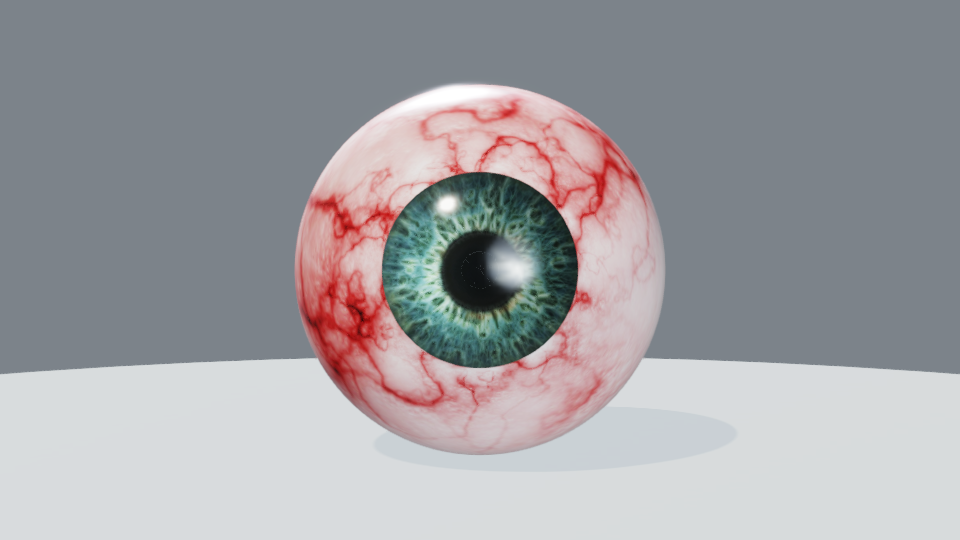
#> input picture pr-3207/r3/before-eye-front.png, 960 x 540 px
$ python diff.py before-eye-front.png before-eye-tq.png
#> lines starting #> are read from the running program, lines starting #| are printed output that depends on the picture; long printed decimals are rounded
import sys
from PIL import Image, ImageChops
import numpy as np
a=np.asarray(Image.open(sys.argv[1]).convert('RGB')).astype(float)
b=np.asarray(Image.open(sys.argv[2]).convert('RGB')).astype(float)
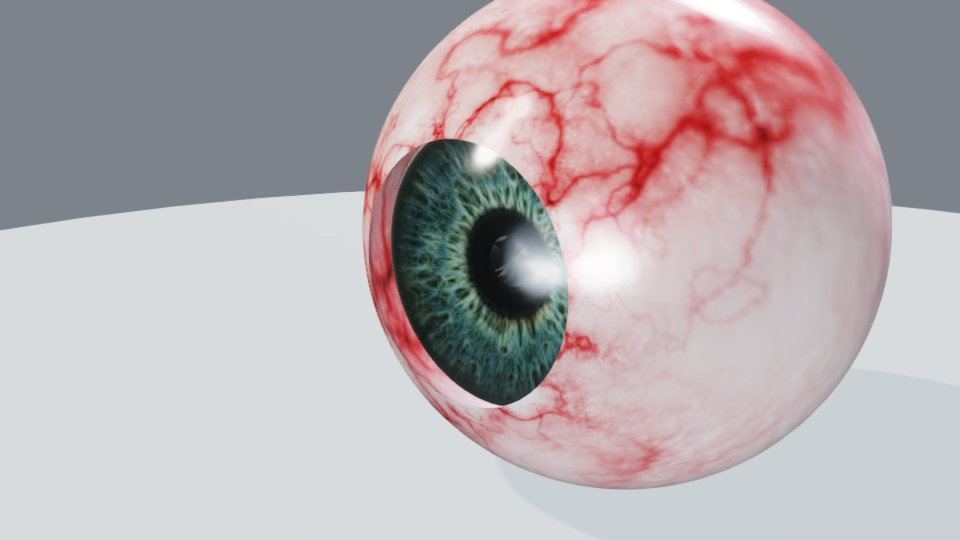
#> input picture pr-3207/r3/before-eye-tq.png, 960 x 540 px
d=np.abs(a-b)
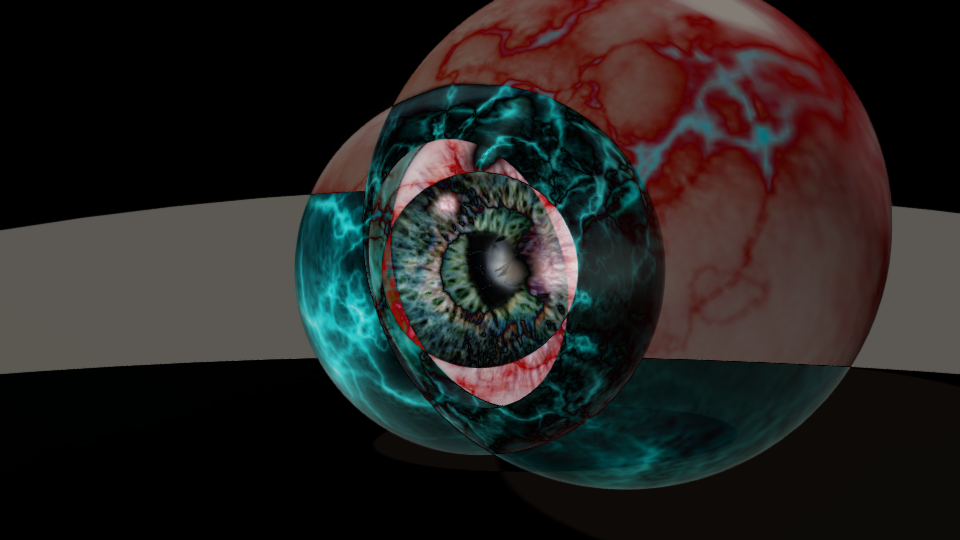
#> d: shape (540, 960, 3) float64; mean R, G, B 37.3, 34.8, 33.3
print('rmse',np.sqrt(((a-b)**2).mean()),'max',d.max(),'pixels>8:',(d.max(axis=2)>8).sum())
#| rmse 53.919 max 230.0 pixels>8: 331881
